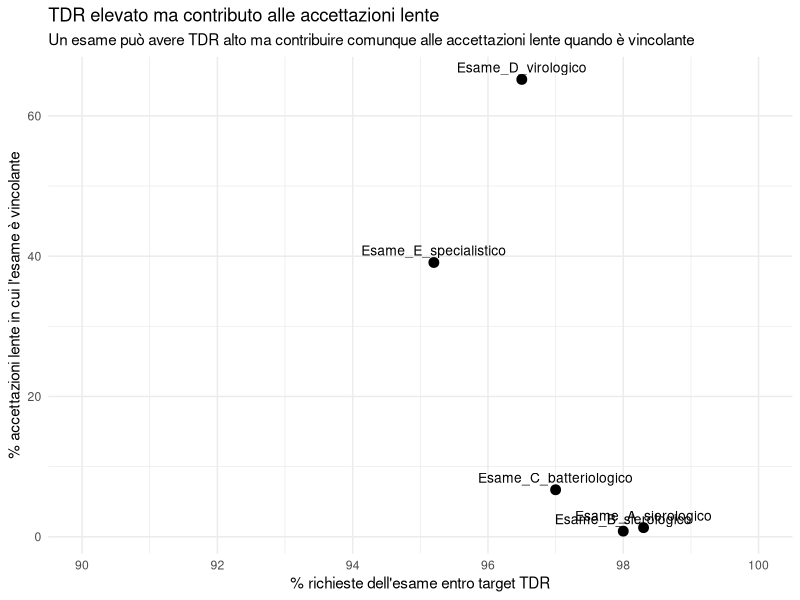
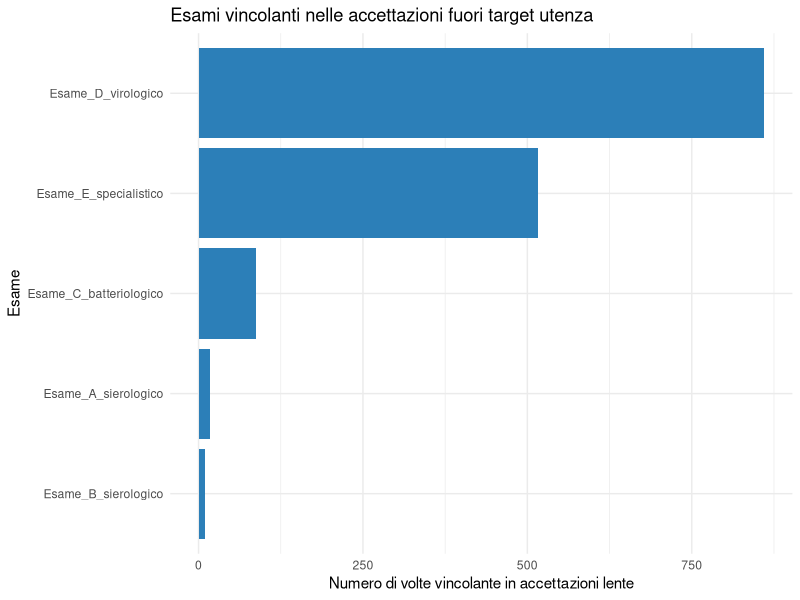
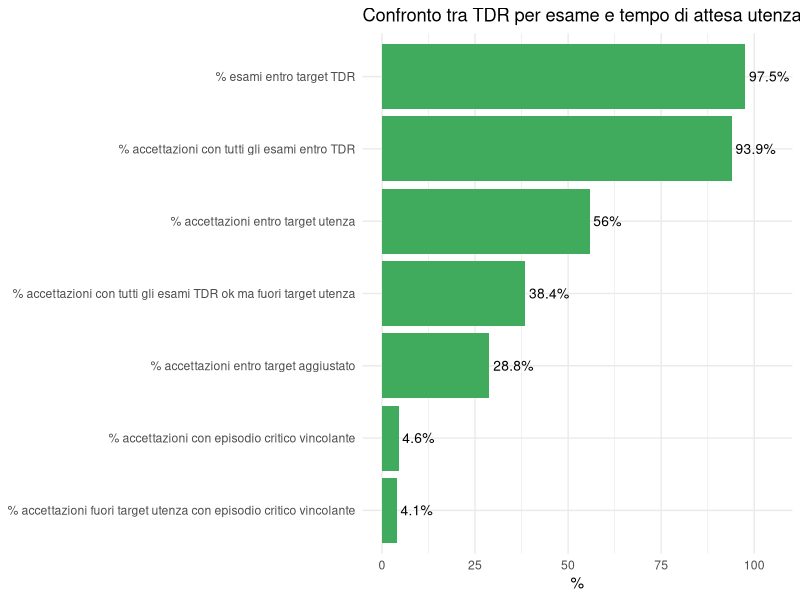
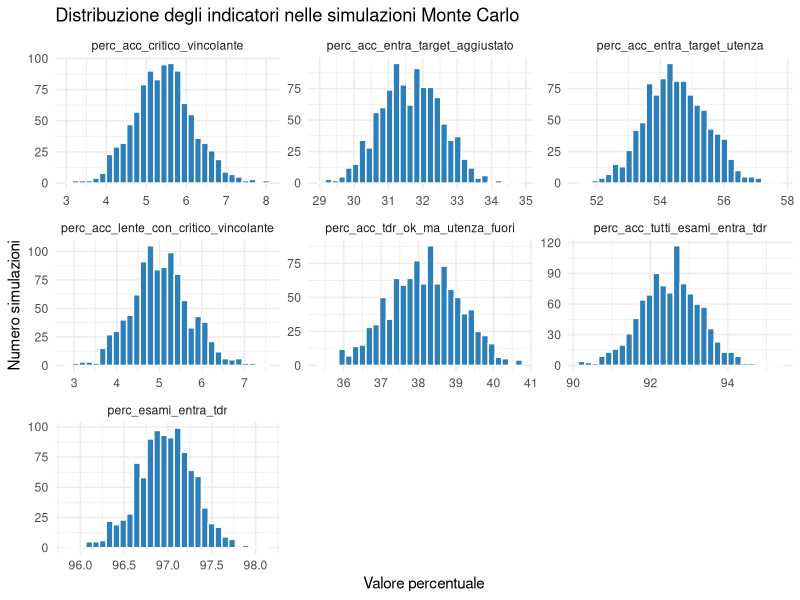
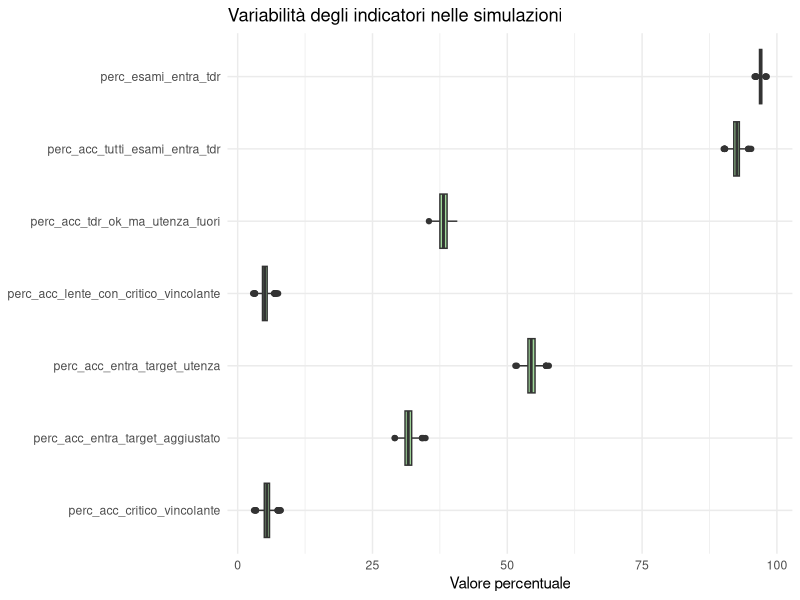
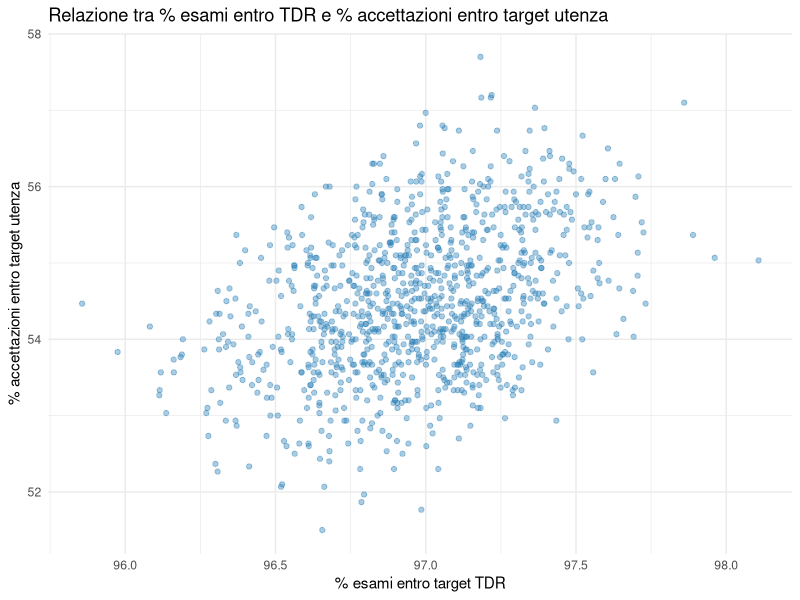
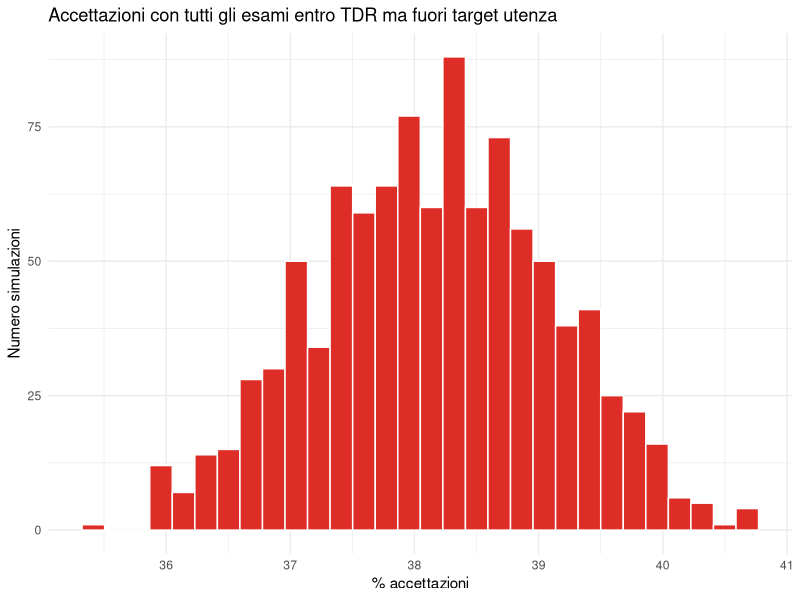

Generate these figures, in order, with R:
# =====================================================
# SIMULAZIONE EFFETTO DI DILUIZIONE DEGLI ESAMI VINCOLANTI
# =====================================================
# Obiettivo:
# simulare un sistema in cui i TDR per esame risultano molto performanti,
# ma una quota di accettazioni presenta tempi di attesa utenza elevati
# perché episodi vincolanti, rari per singolo esame, si distribuiscono
# su diverse tipologie di esame e diverse accettazioni.
# =====================================================

library(dplyr)
library(tidyr)
library(purrr)
library(ggplot2)
library(stringr)

set.seed(1234)

# =====================================================
# 1. PARAMETRI GENERALI
# =====================================================

n_accettazioni <- 3000

target_utenza <- 3

tipi_esame <- tibble(
  nome_prodotto = c(
    "Esame_A_sierologico",
    "Esame_B_sierologico",
    "Esame_C_batteriologico",
    "Esame_D_virologico",
    "Esame_E_specialistico"
  ),
  
  # Tempo tecnico atteso "puro/osservato" dell'esame
  tecnico_atteso = c(1, 1, 2, 4, 6),
  
  # Target TDR istituzionale = tecnico atteso + tempo organizzativo
  # Qui simuliamo l'effetto di un +1 giorno.
  target_tdr = c(2, 2, 3, 5, 7),
  
  # Frequenza con cui ciascun esame viene richiesto
  probabilita_richiesta = c(0.35, 0.25, 0.20, 0.13, 0.07),
  
  # Probabilità che lo specifico esame abbia un episodio critico.
  # Queste probabilità sono basse: il TDR aggregato per esame resterà alto.
  probabilita_episodio_critico = c(0.015, 0.020, 0.030, 0.040, 0.050),
  
  # Ritardo aggiuntivo quando l'episodio critico si verifica.
  ritardo_critico = c(2, 2, 2, 3, 3)
)

# Numero esami per accettazione
# Molte accettazioni hanno 1-3 esami; alcune ne hanno di più.
distribuzione_n_esami <- tibble(
  n_esami = 1:6,
  probabilita = c(0.25, 0.30, 0.22, 0.13, 0.07, 0.03)
)

# Tempo di firma simulato a livello accettazione
# In molti casi 0-1 giorno, pochi casi 2 giorni.
distribuzione_tempo_firma <- tibble(
  tempo_firma = c(0, 1, 2),
  probabilita = c(0.30, 0.65, 0.05)
)

# =====================================================
# 2. CREAZIONE DATASET ACCETTAZIONI
# =====================================================

df_accettazioni_base <- tibble(
  id_accettazione = 1:n_accettazioni,
  n_esami = sample(
    distribuzione_n_esami$n_esami,
    size = n_accettazioni,
    replace = TRUE,
    prob = distribuzione_n_esami$probabilita
  ),
  tempo_firma = sample(
    distribuzione_tempo_firma$tempo_firma,
    size = n_accettazioni,
    replace = TRUE,
    prob = distribuzione_tempo_firma$probabilita
  )
)

# =====================================================
# 3. ESPANSIONE A LIVELLO ESAME PROGRAMMATO
# =====================================================

df_esami <- df_accettazioni_base %>%
  uncount(n_esami, .id = "progressivo_esame") %>%
  mutate(
    nome_prodotto = sample(
      tipi_esame$nome_prodotto,
      size = n(),
      replace = TRUE,
      prob = tipi_esame$probabilita_richiesta
    )
  ) %>%
  left_join(
    tipi_esame,
    by = "nome_prodotto"
  )

# =====================================================
# 4. SIMULAZIONE TDR OSSERVATO PER ESAME
# =====================================================
# Il TDR osservato parte dal tecnico atteso.
# In una piccola quota di casi viene aggiunto un ritardo critico.
# Questi episodi sono rari rispetto al totale delle richieste dello stesso esame.
# =====================================================

df_esami <- df_esami %>%
  mutate(
    episodio_critico = runif(n()) < probabilita_episodio_critico,
    
    tdr_osservato = tecnico_atteso + if_else(
      episodio_critico,
      ritardo_critico,
      0
    ),
    
    esame_entra_tdr = tdr_osservato <= target_tdr
  )

# =====================================================
# 5. IDENTIFICAZIONE DELL'ESAME VINCOLANTE
# =====================================================
# L'esame vincolante è quello con il TDR osservato massimo
# dentro la stessa accettazione.
# In caso di pari merito, vengono mantenuti tutti gli esami a pari massimo.
# =====================================================

df_esami <- df_esami %>%
  group_by(id_accettazione) %>%
  mutate(
    max_tdr_accettazione = max(tdr_osservato, na.rm = TRUE),
    esame_vincolante = tdr_osservato == max_tdr_accettazione
  ) %>%
  ungroup()

# =====================================================
# 6. CALCOLO TEMPO DI ATTESA UTENZA A LIVELLO ACCETTAZIONE
# =====================================================
# L'utente aspetta:
# - la chiusura dell'esame più tardivo
# - più il tempo di firma.
# =====================================================

df_accettazioni <- df_esami %>%
  group_by(id_accettazione) %>%
  summarise(
    n_esami = n(),
    
    max_tdr_osservato = max(tdr_osservato, na.rm = TRUE),
    tecnico_atteso_accettazione = max(tecnico_atteso, na.rm = TRUE),
    
    tutti_esami_entra_tdr = all(esame_entra_tdr),
    almeno_un_esame_fuori_tdr = any(!esame_entra_tdr),
    
    n_esami_vincolanti = sum(esame_vincolante, na.rm = TRUE),
    
    # Se più esami sono vincolanti a pari merito, li concateno
    esami_vincolanti = paste(
      unique(nome_prodotto[esame_vincolante]),
      collapse = "; "
    ),
    
    episodio_critico_vincolante = any(
      episodio_critico & esame_vincolante,
      na.rm = TRUE
    ),
    
    .groups = "drop"
  ) %>%
  left_join(
    df_accettazioni_base %>%
      select(id_accettazione, tempo_firma),
    by = "id_accettazione"
  ) %>%
  mutate(
    tempo_attesa_utenza = max_tdr_osservato + tempo_firma,
    
    accettazione_entra_target_utenza =
      tempo_attesa_utenza <= target_utenza,
    
    accettazione_fuori_target_utenza =
      !accettazione_entra_target_utenza,
    
    # Target aggiustato semplificato:
    # confronto tempo utenza vs tecnico atteso dell'accettazione
    accettazione_entra_target_aggiustato =
      tempo_attesa_utenza <= tecnico_atteso_accettazione,
    
    accettazione_fuori_target_aggiustato =
      !accettazione_entra_target_aggiustato
  )

# =====================================================
# 7. INDICATORI COMPLESSIVI
# =====================================================

indicatori_complessivi <- tibble(
  indicatore = c(
    "% esami entro target TDR",
    "% accettazioni con tutti gli esami entro TDR",
    "% accettazioni entro target utenza",
    "% accettazioni entro target aggiustato",
    "% accettazioni con tutti gli esami TDR ok ma fuori target utenza",
    "% accettazioni con episodio critico vincolante",
    "% accettazioni fuori target utenza con episodio critico vincolante"
  ),
  valore = c(
    mean(df_esami$esame_entra_tdr, na.rm = TRUE) * 100,
    
    mean(df_accettazioni$tutti_esami_entra_tdr, na.rm = TRUE) * 100,
    
    mean(df_accettazioni$accettazione_entra_target_utenza, na.rm = TRUE) * 100,
    
    mean(df_accettazioni$accettazione_entra_target_aggiustato, na.rm = TRUE) * 100,
    
    mean(
      df_accettazioni$tutti_esami_entra_tdr &
        df_accettazioni$accettazione_fuori_target_utenza,
      na.rm = TRUE
    ) * 100,
    
    mean(
      df_accettazioni$episodio_critico_vincolante,
      na.rm = TRUE
    ) * 100,
    
    mean(
      df_accettazioni$accettazione_fuori_target_utenza &
        df_accettazioni$episodio_critico_vincolante,
      na.rm = TRUE
    ) * 100
  )
) %>%
  mutate(
    valore = round(valore, 1)
  )

indicatori_complessivi

# =====================================================
# 8. ANALISI PER TIPO DI ESAME
# =====================================================
# Questa è la tabella chiave per mostrare la diluizione:
# ogni esame può avere % TDR molto alta,
# ma una quota dei suoi episodi può essere vincolante
# nelle accettazioni lente.
# =====================================================

analisi_per_esame <- df_esami %>%
  left_join(
    df_accettazioni %>%
      select(
        id_accettazione,
        tempo_attesa_utenza,
        accettazione_fuori_target_utenza,
        accettazione_fuori_target_aggiustato
      ),
    by = "id_accettazione"
  ) %>%
  group_by(nome_prodotto) %>%
  summarise(
    richieste_esame = n(),
    
    esami_entra_tdr = sum(esame_entra_tdr, na.rm = TRUE),
    perc_esami_entra_tdr = round(
      100 * esami_entra_tdr / richieste_esame,
      1
    ),
    
    esami_fuori_tdr = sum(!esame_entra_tdr, na.rm = TRUE),
    perc_esami_fuori_tdr = round(
      100 * esami_fuori_tdr / richieste_esame,
      1
    ),
    
    volte_vincolante = sum(esame_vincolante, na.rm = TRUE),
    perc_vincolante_su_richieste = round(
      100 * volte_vincolante / richieste_esame,
      1
    ),
    
    volte_vincolante_e_fuori_tdr = sum(
      esame_vincolante & !esame_entra_tdr,
      na.rm = TRUE
    ),
    
    volte_vincolante_in_acc_lenta = sum(
      esame_vincolante & accettazione_fuori_target_utenza,
      na.rm = TRUE
    ),
    
    perc_vincolante_lento_su_richieste = round(
      100 * volte_vincolante_in_acc_lenta / richieste_esame,
      1
    ),
    
    quota_acc_lente_spiegate_da_esame = NA_real_,
    
    .groups = "drop"
  )

# Calcolo quota delle accettazioni lente spiegate da ogni esame
n_acc_lente <- sum(df_accettazioni$accettazione_fuori_target_utenza, na.rm = TRUE)

analisi_per_esame <- analisi_per_esame %>%
  mutate(
    quota_acc_lente_spiegate_da_esame = round(
      100 * volte_vincolante_in_acc_lenta / n_acc_lente,
      1
    )
  ) %>%
  arrange(desc(volte_vincolante_in_acc_lenta))

analisi_per_esame

# =====================================================
# 9. ACCETTAZIONI LENTE CON TUTTI GLI ESAMI IN TDR
# =====================================================
# Questa tabella mostra direttamente il caso:
# "Tutti gli esami rispettano il TDR, ma l'utente è fuori target".
# =====================================================

acc_lente_tdr_ok <- df_accettazioni %>%
  filter(
    tutti_esami_entra_tdr,
    accettazione_fuori_target_utenza
  )

sintesi_acc_lente_tdr_ok <- acc_lente_tdr_ok %>%
  summarise(
    accettazioni_lente_tdr_ok = n(),
    perc_su_tutte_accettazioni = round(
      100 * n() / nrow(df_accettazioni),
      1
    ),
    perc_su_accettazioni_lente = round(
      100 * n() / sum(df_accettazioni$accettazione_fuori_target_utenza),
      1
    ),
    n_esami_mediano = median(n_esami),
    tempo_attesa_mediano = median(tempo_attesa_utenza)
  )

sintesi_acc_lente_tdr_ok

# =====================================================
# 10. ESAMI VINCOLANTI NELLE ACCETTAZIONI LENTE
# =====================================================

esami_vincolanti_acc_lente <- df_esami %>%
  left_join(
    df_accettazioni %>%
      select(id_accettazione, accettazione_fuori_target_utenza),
    by = "id_accettazione"
  ) %>%
  filter(
    esame_vincolante,
    accettazione_fuori_target_utenza
  ) %>%
  count(nome_prodotto, sort = TRUE) %>%
  mutate(
    perc = round(100 * n / sum(n), 1)
  )

esami_vincolanti_acc_lente

# =====================================================
# 11. GRAFICO 1 - TDR ALTO MA IMPATTO VINCOLANTE
# =====================================================

grafico_tdr_vs_vincolo <- analisi_per_esame %>%
  ggplot(
    aes(
      x = perc_esami_entra_tdr,
      y = quota_acc_lente_spiegate_da_esame,
      label = nome_prodotto
    )
  ) +
  geom_point(size = 3) +
  geom_text(
    vjust = -0.7,
    size = 3.5
  ) +
  scale_x_continuous(
    limits = c(90, 100),
    breaks = seq(90, 100, 2)
  ) +
  labs(
    title = "TDR elevato ma contributo alle accettazioni lente",
    subtitle = "Un esame può avere TDR alto ma contribuire comunque alle accettazioni lente quando è vincolante",
    x = "% richieste dell'esame entro target TDR",
    y = "% accettazioni lente in cui l'esame è vincolante"
  ) +
  theme_minimal()

grafico_tdr_vs_vincolo

# =====================================================
# 12. GRAFICO 2 - CONTRIBUTO DEGLI ESAMI VINCOLANTI
# =====================================================

grafico_contributo_vincolanti <- esami_vincolanti_acc_lente %>%
  ggplot(
    aes(
      x = reorder(nome_prodotto, n),
      y = n
    )
  ) +
  geom_col(fill = "#2C7FB8") +
  coord_flip() +
  labs(
    title = "Esami vincolanti nelle accettazioni fuori target utenza",
    x = "Esame",
    y = "Numero di volte vincolante in accettazioni lente"
  ) +
  theme_minimal()

grafico_contributo_vincolanti

# =====================================================
# 13. GRAFICO 3 - CONFRONTO INDICATORI GLOBALI
# =====================================================

grafico_indicatori_globali <- indicatori_complessivi %>%
  ggplot(
    aes(
      x = reorder(indicatore, valore),
      y = valore
    )
  ) +
  geom_col(fill = "#41AB5D") +
  coord_flip() +
  geom_text(
    aes(label = paste0(valore, "%")),
    hjust = -0.1,
    size = 3.5
  ) +
  scale_y_continuous(
    limits = c(0, 105)
  ) +
  labs(
    title = "Confronto tra TDR per esame e tempo di attesa utenza",
    x = NULL,
    y = "%"
  ) +
  theme_minimal()

grafico_indicatori_globali

# =====================================================
# 14. OUTPUT OPZIONALI
# =====================================================

# write.csv(indicatori_complessivi, "sim_indicatori_complessivi.csv", row.names = FALSE)
# write.csv(analisi_per_esame, "sim_analisi_per_esame.csv", row.names = FALSE)
# write.csv(sintesi_acc_lente_tdr_ok, "sim_acc_lente_tdr_ok.csv", row.names = FALSE)
# write.csv(esami_vincolanti_acc_lente, "sim_esami_vincolanti_acc_lente.csv", row.names = FALSE)

# ggsave("sim_grafico_tdr_vs_vincolo.png", grafico_tdr_vs_vincolo, width = 10, height = 6, dpi = 300)
# ggsave("sim_grafico_contributo_vincolanti.png", grafico_contributo_vincolanti, width = 10, height = 6, dpi = 300)
# ggsave("sim_grafico_indicatori_globali.png", grafico_indicatori_globali, width = 10, height = 6, dpi = 300)



library(dplyr)
library(tidyr)
library(purrr)
library(ggplot2)
library(stringr)

set.seed(1234)

# =====================================================
# 1. PARAMETRI GENERALI MONTE CARLO
# =====================================================

n_simulazioni <- 1000
n_accettazioni <- 3000

target_utenza <- 3

# =====================================================
# 2. DISTRIBUZIONI DEI TIPI DI ESAME
# =====================================================
# In questa tabella non inseriamo solo valori fissi,
# ma parametri che verranno usati per generare variabilità.

tipi_esame <- tibble(
  nome_prodotto = c(
    "Esame_A_sierologico",
    "Esame_B_sierologico",
    "Esame_C_batteriologico",
    "Esame_D_virologico",
    "Esame_E_specialistico"
  ),
  
  # Tempo tecnico medio atteso
  tecnico_medio = c(1, 1, 2, 4, 6),
  
  # Variabilità del tempo tecnico
  tecnico_sd = c(0.3, 0.3, 0.5, 0.8, 1.0),
  
  # Target TDR istituzionale medio:
  # simuliamo un target pari a tecnico medio + 1 giorno
  target_tdr = c(2, 2, 3, 5, 7),
  
  # Probabilità media di richiesta dell'esame
  probabilita_richiesta = c(0.35, 0.25, 0.20, 0.13, 0.07),
  
  # Probabilità media di episodio critico
  probabilita_critica_media = c(0.015, 0.020, 0.030, 0.040, 0.050),
  
  # Intensità media del ritardo critico
  ritardo_critico_medio = c(2, 2, 2, 3, 3)
)

# =====================================================
# 3. DISTRIBUZIONE DEL NUMERO DI ESAMI PER ACCETTAZIONE
# =====================================================

distribuzione_n_esami <- tibble(
  n_esami = 1:6,
  probabilita = c(0.25, 0.30, 0.22, 0.13, 0.07, 0.03)
)

# =====================================================
# 4. DISTRIBUZIONE DEL TEMPO DI FIRMA
# =====================================================

distribuzione_tempo_firma <- tibble(
  tempo_firma = c(0, 1, 2),
  probabilita = c(0.30, 0.65, 0.05)
)

# =====================================================
# 5. FUNZIONE DI UNA SINGOLA SIMULAZIONE
# =====================================================

simula_una_volta <- function(id_simulazione) {
  
  # ---------------------------------------------------
  # 5.1 Variabilità tra simulazioni
  # ---------------------------------------------------
  # Introduciamo piccole variazioni casuali nella probabilità
  # di episodio critico, per evitare che ogni simulazione
  # abbia esattamente gli stessi parametri.
  
  tipi_esame_sim <- tipi_esame %>%
    mutate(
      probabilita_critica_sim = pmin(
        pmax(
          rbeta(
            n(),
            shape1 = probabilita_critica_media * 500,
            shape2 = (1 - probabilita_critica_media) * 500
          ),
          0.001
        ),
        0.20
      )
    )
  
  # ---------------------------------------------------
  # 5.2 Simulazione accettazioni
  # ---------------------------------------------------
  
  df_accettazioni_base <- tibble(
    id_simulazione = id_simulazione,
    id_accettazione = 1:n_accettazioni,
    
    n_esami = sample(
      distribuzione_n_esami$n_esami,
      size = n_accettazioni,
      replace = TRUE,
      prob = distribuzione_n_esami$probabilita
    ),
    
    tempo_firma = sample(
      distribuzione_tempo_firma$tempo_firma,
      size = n_accettazioni,
      replace = TRUE,
      prob = distribuzione_tempo_firma$probabilita
    )
  )
  
  # ---------------------------------------------------
  # 5.3 Espansione a livello esame
  # ---------------------------------------------------
  
  df_esami <- df_accettazioni_base %>%
    uncount(n_esami, .id = "progressivo_esame") %>%
    mutate(
      nome_prodotto = sample(
        tipi_esame_sim$nome_prodotto,
        size = n(),
        replace = TRUE,
        prob = tipi_esame_sim$probabilita_richiesta
      )
    ) %>%
    left_join(
      tipi_esame_sim,
      by = "nome_prodotto"
    )
  
  # ---------------------------------------------------
  # 5.4 Simulazione tempo tecnico osservato
  # ---------------------------------------------------
  # Il tempo tecnico non è fisso: viene estratto da una
  # distribuzione normale troncata a valori >= 0.
  # Poi viene arrotondato a giorni interi.
  
  df_esami <- df_esami %>%
    mutate(
      tecnico_osservato_continuo = rnorm(
        n(),
        mean = tecnico_medio,
        sd = tecnico_sd
      ),
      
      tecnico_osservato = pmax(
        0,
        round(tecnico_osservato_continuo)
      )
    )
  
  # ---------------------------------------------------
  # 5.5 Simulazione episodio critico
  # ---------------------------------------------------
  
  df_esami <- df_esami %>%
    mutate(
      episodio_critico = runif(n()) < probabilita_critica_sim,
      
      ritardo_critico = if_else(
        episodio_critico,
        rpois(n(), lambda = ritardo_critico_medio) + 1,
        0L
      ),
      
      tdr_osservato = tecnico_osservato + ritardo_critico,
      
      esame_entra_tdr = tdr_osservato <= target_tdr
    )
  
  # ---------------------------------------------------
  # 5.6 Identificazione esame vincolante
  # ---------------------------------------------------
  
  df_esami <- df_esami %>%
    group_by(id_simulazione, id_accettazione) %>%
    mutate(
      max_tdr_accettazione = max(tdr_osservato, na.rm = TRUE),
      esame_vincolante = tdr_osservato == max_tdr_accettazione
    ) %>%
    ungroup()
  
  # ---------------------------------------------------
  # 5.7 Costruzione dataset accettazioni
  # ---------------------------------------------------
  
  df_accettazioni <- df_esami %>%
    group_by(id_simulazione, id_accettazione) %>%
    summarise(
      n_esami = n(),
      
      max_tdr_osservato = max(tdr_osservato, na.rm = TRUE),
      tecnico_atteso_accettazione = max(tecnico_medio, na.rm = TRUE),
      
      tutti_esami_entra_tdr = all(esame_entra_tdr),
      almeno_un_esame_fuori_tdr = any(!esame_entra_tdr),
      
      episodio_critico_vincolante = any(
        episodio_critico & esame_vincolante,
        na.rm = TRUE
      ),
      
      .groups = "drop"
    ) %>%
    left_join(
      df_accettazioni_base %>%
        select(id_simulazione, id_accettazione, tempo_firma),
      by = c("id_simulazione", "id_accettazione")
    ) %>%
    mutate(
      tempo_attesa_utenza = max_tdr_osservato + tempo_firma,
      
      accettazione_entra_target_utenza =
        tempo_attesa_utenza <= target_utenza,
      
      accettazione_fuori_target_utenza =
        !accettazione_entra_target_utenza,
      
      accettazione_entra_target_aggiustato =
        tempo_attesa_utenza <= tecnico_atteso_accettazione,
      
      accettazione_fuori_target_aggiustato =
        !accettazione_entra_target_aggiustato
    )
  
  # ---------------------------------------------------
  # 5.8 Indicatori complessivi della simulazione
  # ---------------------------------------------------
  
  indicatori <- tibble(
    id_simulazione = id_simulazione,
    
    perc_esami_entra_tdr =
      mean(df_esami$esame_entra_tdr, na.rm = TRUE) * 100,
    
    perc_acc_tutti_esami_entra_tdr =
      mean(df_accettazioni$tutti_esami_entra_tdr, na.rm = TRUE) * 100,
    
    perc_acc_entra_target_utenza =
      mean(df_accettazioni$accettazione_entra_target_utenza, na.rm = TRUE) * 100,
    
    perc_acc_entra_target_aggiustato =
      mean(df_accettazioni$accettazione_entra_target_aggiustato, na.rm = TRUE) * 100,
    
    perc_acc_tdr_ok_ma_utenza_fuori =
      mean(
        df_accettazioni$tutti_esami_entra_tdr &
          df_accettazioni$accettazione_fuori_target_utenza,
        na.rm = TRUE
      ) * 100,
    
    perc_acc_critico_vincolante =
      mean(
        df_accettazioni$episodio_critico_vincolante,
        na.rm = TRUE
      ) * 100,
    
    perc_acc_lente_con_critico_vincolante =
      mean(
        df_accettazioni$accettazione_fuori_target_utenza &
          df_accettazioni$episodio_critico_vincolante,
        na.rm = TRUE
      ) * 100
  )
  
  # ---------------------------------------------------
  # 5.9 Analisi per esame
  # ---------------------------------------------------
  
  analisi_esame <- df_esami %>%
    left_join(
      df_accettazioni %>%
        select(
          id_simulazione,
          id_accettazione,
          accettazione_fuori_target_utenza
        ),
      by = c("id_simulazione", "id_accettazione")
    ) %>%
    group_by(id_simulazione, nome_prodotto) %>%
    summarise(
      richieste_esame = n(),
      
      perc_esami_entra_tdr = mean(esame_entra_tdr, na.rm = TRUE) * 100,
      
      volte_vincolante = sum(esame_vincolante, na.rm = TRUE),
      
      volte_vincolante_in_acc_lenta = sum(
        esame_vincolante & accettazione_fuori_target_utenza,
        na.rm = TRUE
      ),
      
      .groups = "drop"
    )
  
  list(
    indicatori = indicatori,
    analisi_esame = analisi_esame
  )
}

# =====================================================
# 6. ESECUZIONE MONTE CARLO
# =====================================================

risultati_lista <- map(
  1:n_simulazioni,
  simula_una_volta
)

indicatori_mc <- map_dfr(
  risultati_lista,
  "indicatori"
)

analisi_esame_mc <- map_dfr(
  risultati_lista,
  "analisi_esame"
)

# =====================================================
# 7. SINTESI DISTRIBUZIONI INDICATORI
# =====================================================

sintesi_indicatori_mc <- indicatori_mc %>%
  pivot_longer(
    cols = -id_simulazione,
    names_to = "indicatore",
    values_to = "valore"
  ) %>%
  group_by(indicatore) %>%
  summarise(
    media = round(mean(valore, na.rm = TRUE), 1),
    mediana = round(median(valore, na.rm = TRUE), 1),
    p05 = round(quantile(valore, 0.05, na.rm = TRUE), 1),
    p25 = round(quantile(valore, 0.25, na.rm = TRUE), 1),
    p75 = round(quantile(valore, 0.75, na.rm = TRUE), 1),
    p95 = round(quantile(valore, 0.95, na.rm = TRUE), 1),
    min = round(min(valore, na.rm = TRUE), 1),
    max = round(max(valore, na.rm = TRUE), 1),
    .groups = "drop"
  ) %>%
  arrange(indicatore)

sintesi_indicatori_mc


indicatori_long <- indicatori_mc %>%
  pivot_longer(
    cols = -id_simulazione,
    names_to = "indicatore",
    values_to = "valore"
  )

ggplot(
  indicatori_long,
  aes(
    x = valore
  )
) +
  geom_histogram(
    bins = 30,
    fill = "#2C7FB8",
    color = "white"
  ) +
  facet_wrap(
    ~ indicatore,
    scales = "free"
  ) +
  labs(
    title = "Distribuzione degli indicatori nelle simulazioni Monte Carlo",
    x = "Valore percentuale",
    y = "Numero simulazioni"
  ) +
  theme_minimal()

ggplot(
  indicatori_long,
  aes(
    x = indicatore,
    y = valore
  )
) +
  geom_boxplot(fill = "#A1D99B") +
  coord_flip() +
  labs(
    title = "Variabilità degli indicatori nelle simulazioni",
    x = NULL,
    y = "Valore percentuale"
  ) +
  theme_minimal()


ggplot(
  indicatori_mc,
  aes(
    x = perc_esami_entra_tdr,
    y = perc_acc_entra_target_utenza
  )
) +
  geom_point(alpha = 0.4, color = "#2C7FB8") +
  labs(
    title = "Relazione tra % esami entro TDR e % accettazioni entro target utenza",
    x = "% esami entro target TDR",
    y = "% accettazioni entro target utenza"
  ) +
  theme_minimal()


ggplot(
  indicatori_mc,
  aes(
    x = perc_acc_tdr_ok_ma_utenza_fuori
  )
) +
  geom_histogram(
    bins = 30,
    fill = "#DE2D26",
    color = "white"
  ) +
  labs(
    title = "Accettazioni con tutti gli esami entro TDR ma fuori target utenza",
    x = "% accettazioni",
    y = "Numero simulazioni"
  ) +
  theme_minimal()


sintesi_esame_mc <- analisi_esame_mc %>%
  group_by(nome_prodotto) %>%
  summarise(
    richieste_mediane = median(richieste_esame, na.rm = TRUE),
    
    perc_tdr_mediana = round(
      median(perc_esami_entra_tdr, na.rm = TRUE),
      1
    ),
    
    perc_tdr_p05 = round(
      quantile(perc_esami_entra_tdr, 0.05, na.rm = TRUE),
      1
    ),
    
    perc_tdr_p95 = round(
      quantile(perc_esami_entra_tdr, 0.95, na.rm = TRUE),
      1
    ),
    
    vincolante_lento_mediana = median(
      volte_vincolante_in_acc_lenta,
      na.rm = TRUE
    ),
    
    vincolante_lento_p95 = quantile(
      volte_vincolante_in_acc_lenta,
      0.95,
      na.rm = TRUE
    ),
    
    .groups = "drop"
  ) %>%
  arrange(desc(vincolante_lento_mediana))

sintesi_esame_mc
